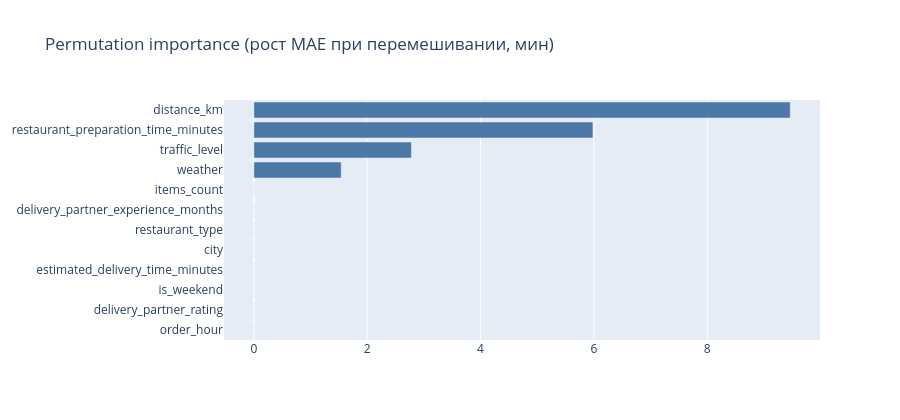

The cell this chart's notebook holds for it:
### Markdown cell above
**Вывод по финальной оценке.** Остатки симметричны вокруг нуля без систематического смещения и без явной воронки (разброс не растёт вдоль оси факта) — модель ошибается сбалансированно и по длинным, и по коротким заказам. Метрики на holdout согласуются с CV (разрыв в пределах разброса по фолдам) — признаков переобучения нет. Наша модель на признаках, известных в момент заказа, точнее прогноза платформы по MAE — задача кейса выполнена.

### Code cell
# Важность признаков (permutation importance на выборке test)
sample_idx = np.random.RandomState(RANDOM_STATE).choice(len(X_test), 3000, replace=False)
X_s, y_s = X_test.iloc[sample_idx], y_test.iloc[sample_idx]
pi = permutation_importance(final_pipe, X_s, y_s, scoring='neg_mean_absolute_error',
                            n_repeats=5, random_state=RANDOM_STATE, n_jobs=-1)
imp = pd.Series(pi.importances_mean, index=X_test.columns).sort_values()
fig = go.Figure(go.Bar(x=imp.values, y=imp.index, orientation='h', marker_color='#4c78a8'))
fig.update_layout(height=420, title='Permutation importance (рост MAE при перемешивании, мин)')
fig.show()

### Figure 1 — Plotly figure (JSON) as saved in the notebook; plotly's stock layout.template omitted (floating-point values rounded to 4 significant figures)
{"data": [{"marker": {"color": "#4c78a8"}, "orientation": "h", "type": "bar", "x": [-0.0004789, -5.535e-05, -2.06e-05, 0.0, 6.993e-05, 0.0003904, 0.0009423, 0.001939, 1.541, 2.78, 5.983, 9.463], "y": ["order_hour", "delivery_partner_rating", "is_weekend", "estimated_delivery_time_minutes", "city", "restaurant_type", "delivery_partner_experience_months", "items_count", "weather", "traffic_level", "restaurant_preparation_time_minutes", "distance_km"]}], "layout": {"height": 420, "title": {"text": "Permutation importance (рост MAE при перемешивании, мин)"}}}
